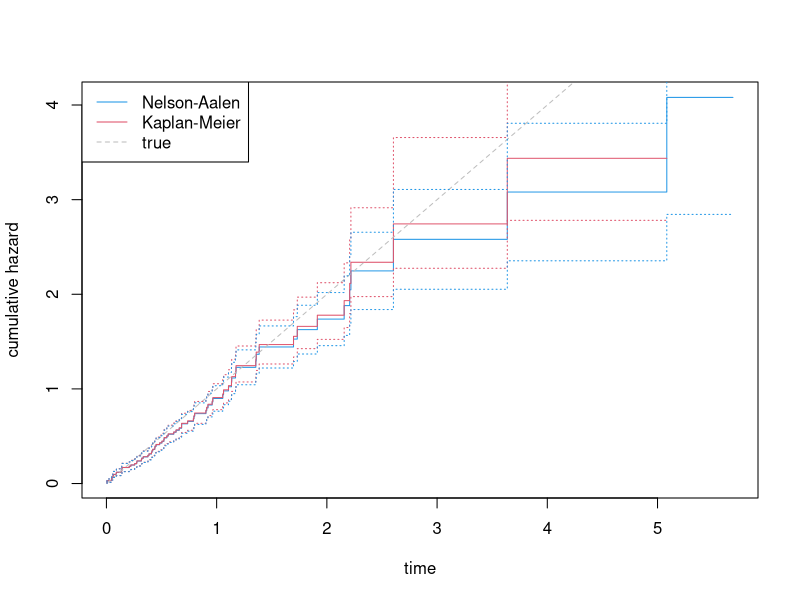
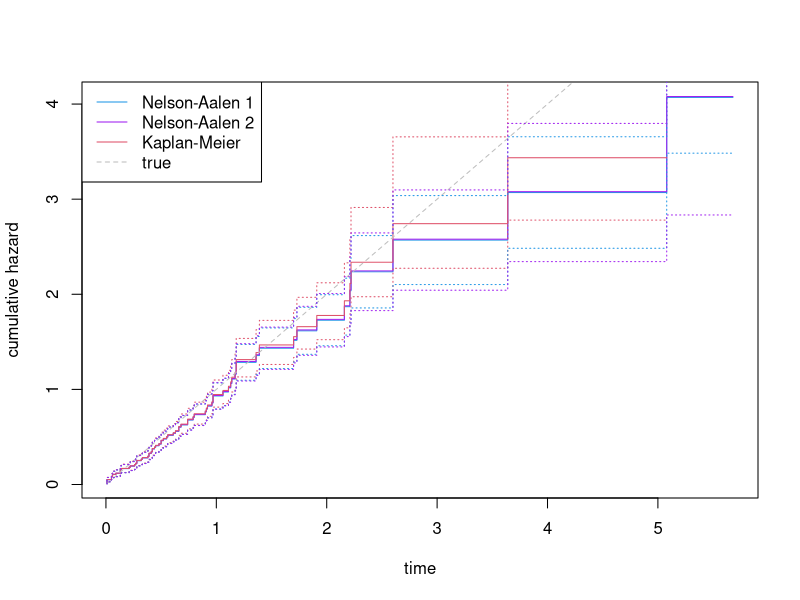
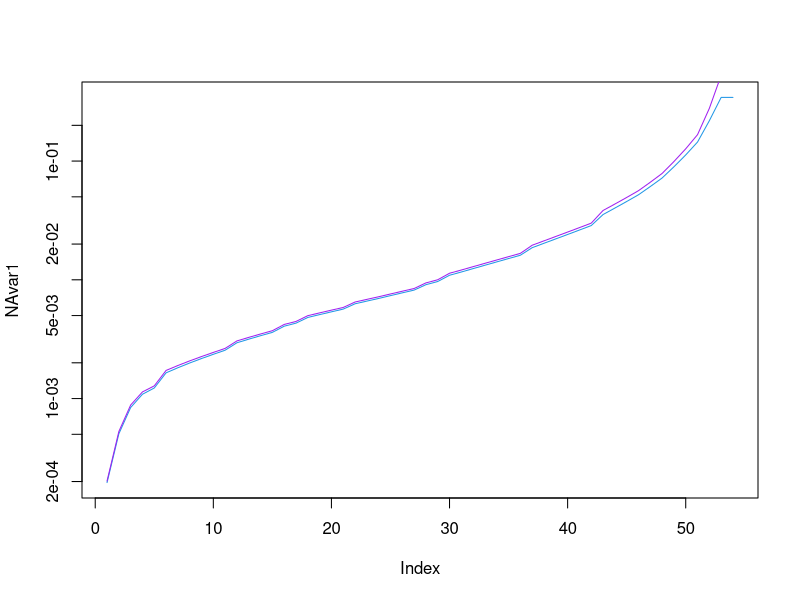
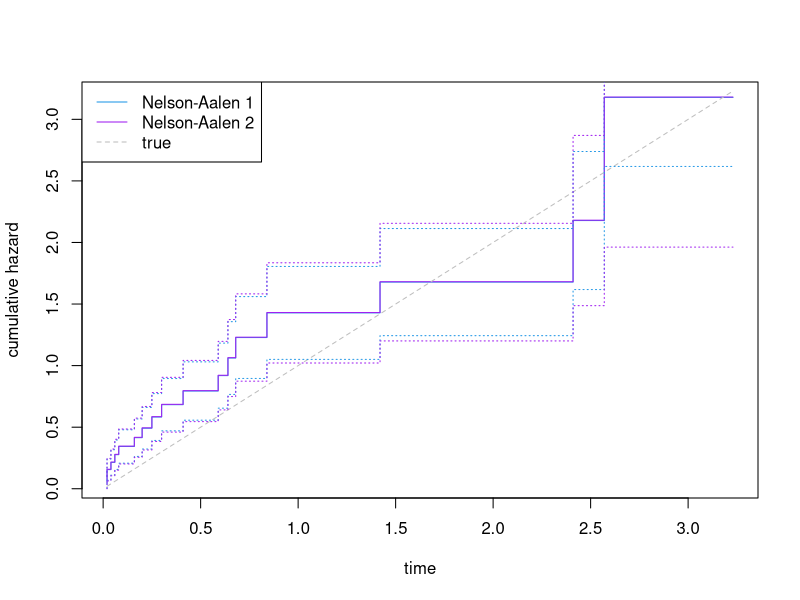
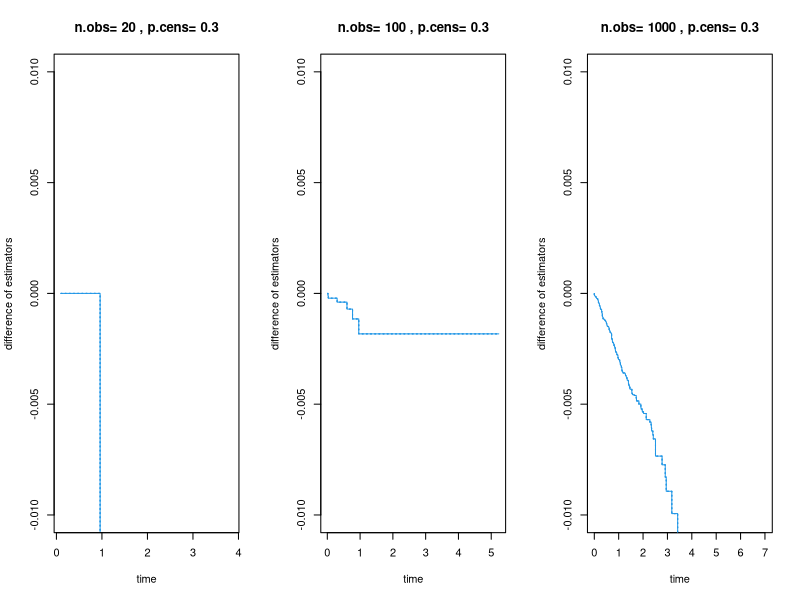
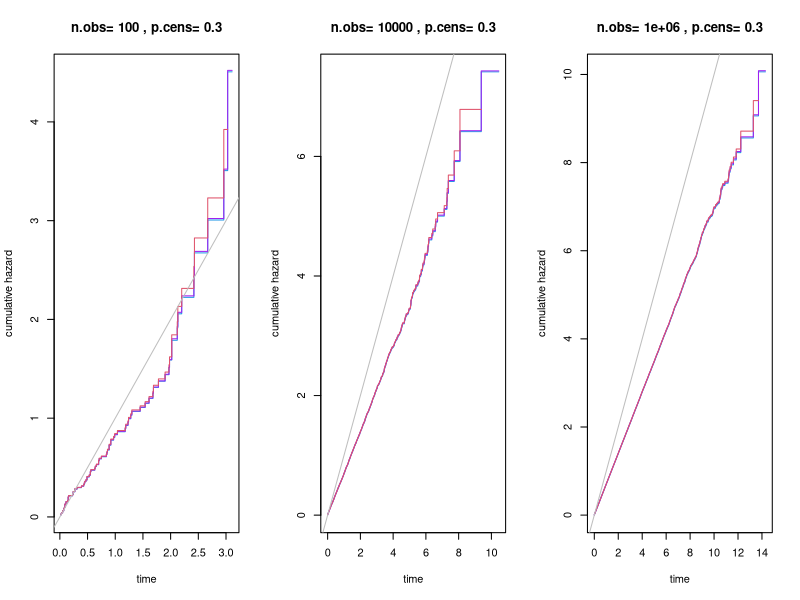
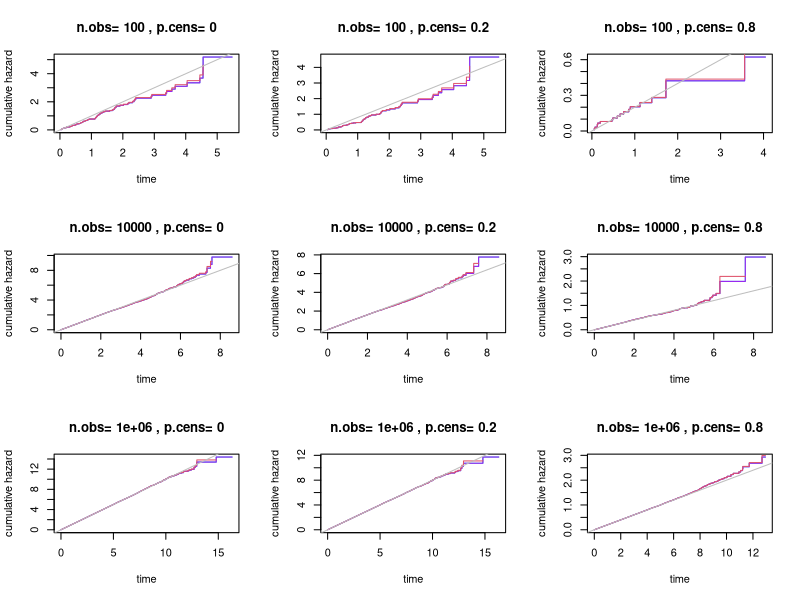
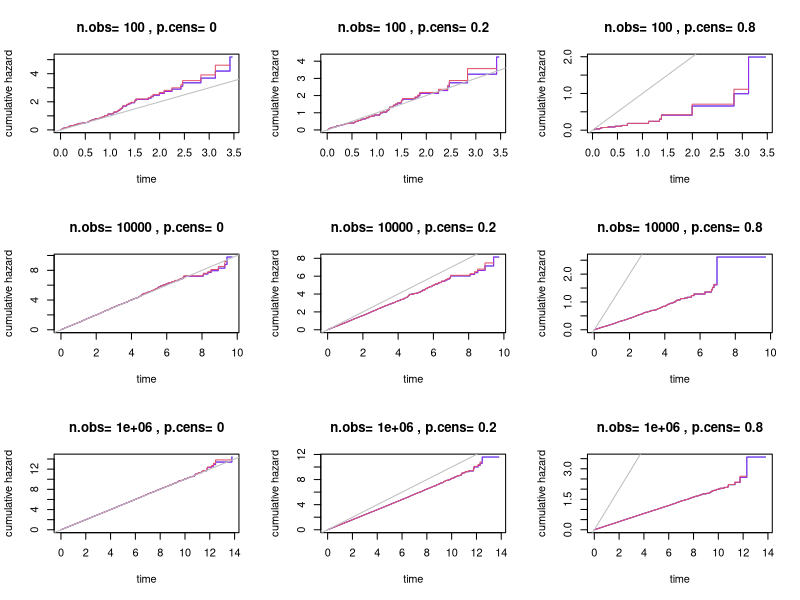

These charts were generated, in order, by the following R code:
## ---- chunk 1
knitr::opts_chunk$set(echo = TRUE)#

library(survival)
## ---- chunk 2
makedata <- function(nobs=100, lambda=1, digits=2) { #sample the uncensored event times from exponential distn
  T <- rexp(nobs, lambda)
  T.rnd <- round(T, digits=digits)
  cbind(T, T.rnd)
}

censoring <- function(T, p=0.3){ # censor u.a.r.
  T.cens <- sample(length(T), floor(length(T)*p))
  delta <- rep(1, length(T))
  delta[T.cens] <- 0
  delta
}
## ---- chunk 3
y <- makedata()
delta <- censoring(y[,1])
ysurv <- Surv(y[,1], delta)
yfit <- summary(survfit(ysurv~1))

NAest <- cumsum(yfit$n.event/yfit$n.risk) # Nelson-Aalen estimator
NAvar <- cumsum(yfit$n.event/yfit$n.risk^2) # Nelson-Aalen variance estimator
## ---- chunk 4
plot(yfit$time, NAest, col=4, type='S', xlab="time", ylab="cumulative hazard") # Nelson-Aalen estimator
points(yfit$time, -log(yfit$surv), type='S', col=2) # Kaplan-Meier (default in survfit)
points(yfit$time, yfit$time, type='l', col='grey', lty=2) # true hazard function (for lambda=1)
legend("topleft", c("Nelson-Aalen", "Kaplan-Meier", "true"), lty=c(1,1,2), col=c(4,2,'grey'))

## CI for survfit line
points(yfit$time, -log(yfit$surv + yfit$std.err), type='S', col=2, lty=3)
points(yfit$time, -log(yfit$surv - yfit$std.err), type='S', col=2, lty=3)

## CI for N-A line
points(yfit$time, NAest + NAvar^(1/2), type='S', col=4, lty=3)
points(yfit$time, NAest - NAvar^(1/2), type='S', col=4, lty=3)
## ---- chunk 5
length(unique(y[,2]))/length(y[,2]) # proportion of event/censoring times not tied
ysurv <- Surv(y[,2], delta)
yfit <- summary(survfit(ysurv~1))

NAest1 <- cumsum(yfit$n.event/yfit$n.risk) # Nelson-Aalen estimator with approach 1
NAvar1 <- cumsum((yfit$n.risk-yfit$n.event)*yfit$n.event/yfit$n.risk^3) # Nelson-Aalen variance estimator with approach 1

NAestim2 <- function(surv) {
  terms <- numeric(length(surv$time))
  for (i in 1:length(surv$time)) {
    if (surv$n.event[i] == 1) {terms[i] <- 1/surv$n.risk[i]}
    else {
      d <- surv$n.event[i]
      terms[i] <- sum(1/(surv$n.risk[i]-0:(d-1)))
    }
  }
  cumsum(terms)
}
NAest2 <- NAestim2(yfit) # Nelson-Aalen estimator with approach 2

NAvaria2 <- function(surv) {
  terms <- numeric(length(surv$time))
  for (i in 1:length(surv$time)) {
    d <- surv$n.event[i]
    terms[i] <- sum(1/(surv$n.risk[i]-0:(d-1))^2)
  }
  cumsum(terms)
}
NAvar2 <- NAvaria2(yfit)
## ---- chunk 6
plot(yfit$time, NAest1, type='S', xlab="time", ylab="cumulative hazard", col=4) # Nelson-Aalen estimator approach 1
points(yfit$time, NAest2, type='S', xlab="time", ylab="cumulative hazard", col='purple') # Nelson-Aalen estimator approach 2
points(yfit$time, -log(yfit$surv), type='S', col=2) # Kaplan-Meier (default in survfit)
points(yfit$time, yfit$time, type='l', col='grey', lty=2) # true hazard function (for lambda=1)
legend("topleft", c("Nelson-Aalen 1", "Nelson-Aalen 2", "Kaplan-Meier", "true"), lty=c(1,1,1,2), col=c(4,'purple' ,2,'grey'))
 
## CI for survfit line
points(yfit$time, -log(yfit$surv + yfit$std.err), type='S', col=2, lty=3)
points(yfit$time, -log(yfit$surv - yfit$std.err), type='S', col=2, lty=3)

## CI for NA1 line
points(yfit$time, NAest1 + NAvar1^(1/2), type='S', lty=3, col=4)
points(yfit$time, NAest1 - NAvar1^(1/2), type='S', lty=3, col=4)

## CI for NA2 line
points(yfit$time, NAest1 + NAvar2^(1/2), type='S', lty=3, col='purple')
points(yfit$time, NAest1 - NAvar2^(1/2), type='S', lty=3, col='purple')
## ---- chunk 7
plot(NAvar1, type='l', col=4, log='y')
lines(NAvar2, col='purple')
## ---- chunk 8
Nobs <- 20
p.cens <- 0.1

y <- makedata(nobs=Nobs)
delta <- censoring(y[,1], p.cens)
ysurv <- Surv(y[,2], delta)
yfit <- summary(survfit(ysurv~1))

NAest1 <- cumsum(yfit$n.event/yfit$n.risk) # Nelson-Aalen estimator with approach 1
NAvar1 <- cumsum((yfit$n.risk-yfit$n.event)*yfit$n.event/yfit$n.risk^3) # Nelson-Aalen variance estimator with approach 1
NAest2 <- NAestim2(yfit) # Nelson-Aalen estimator with approach 2
NAvar2 <- NAvaria2(yfit)

plot(yfit$time, NAest1, type='S', xlab="time", ylab="cumulative hazard", col=4) # Nelson-Aalen estimator approach 1
points(yfit$time, NAest2, type='S', xlab="time", ylab="cumulative hazard", col='purple') # Nelson-Aalen estimator approach 2
points(yfit$time, yfit$time, type='l', col='grey', lty=2) # true hazard function (for lambda=1)
legend("topleft", c("Nelson-Aalen 1", "Nelson-Aalen 2", "true"), lty=c(1,1,2), col=c(4,'purple' ,'grey'))
## CI for NA1 line
points(yfit$time, NAest1 + NAvar1^(1/2), type='S', lty=3, col=4)
points(yfit$time, NAest1 - NAvar1^(1/2), type='S', lty=3, col=4)
## CI for NA2 line
points(yfit$time, NAest1 + NAvar2^(1/2), type='S', lty=3, col='purple')
points(yfit$time, NAest1 - NAvar2^(1/2), type='S', lty=3, col='purple')
## ---- chunk 9
par(mfrow=c(1,3))
p.cens <- 0.3
y <- makedata(nobs=1000)
delta <- censoring(y[,1], p.cens)
for (nobs in c(20,100,1000)) {
  yy <- y[1:nobs,2]
  ddelta <- delta[1:nobs]
  ysurv <- Surv(yy, ddelta)
  yfit <- summary(survfit(ysurv~1))
  NAest1 <- cumsum(yfit$n.event/yfit$n.risk) # approach 1
  NAvar1 <- cumsum((yfit$n.risk-yfit$n.event)*yfit$n.event/yfit$n.risk^3) # variance approach 1
  NAest2 <- NAestim2(yfit) # approach 2
  NAvar2 <- NAvaria2(yfit) # variance approach 2
  plot(yfit$time, NAest1-NAest2, type='S', col=4, xlab='time', ylab='difference of estimators', main=paste('n.obs=', nobs, ', p.cens=',p.cens), ylim=1e-2*c(-1,1))
  lines(yfit$time, NAest1 + NAvar2^(1/2) - NAest2 - NAvar2^(1/2), type='S', lty=3, col=4)
  lines(yfit$time, NAest1 - NAvar2^(1/2) - NAest2 + NAvar2^(1/2), type='S', lty=3, col=4)
}
## ---- chunk 10
par(mfrow=c(1,3))
lambda <- 1
p.cens <- 0.3

y <- makedata(nobs=1e6, lambda=lambda)
delta <- censoring(y[,1], p.cens)
for (nobs in c(1e2,1e4,1e6)) {
  #for (p.cens in c(0,0.2,0.8)) {
    yy <- y[1:nobs,2]
    ddelta <- delta[1:nobs]
    ysurv <- Surv(yy, ddelta)
    yfit <- summary(survfit(ysurv~1))
    NAest1 <- cumsum(yfit$n.event/yfit$n.risk) # approach 1
    NAvar1 <- cumsum((yfit$n.risk-yfit$n.event)*yfit$n.event/yfit$n.risk^3) # variance approach 1
    NAest2 <- NAestim2(yfit) # approach 2
    NAvar2 <- NAvaria2(yfit) # variance approach 2
    plot(yfit$time, NAest1, type='S', col=4, xlab='time', ylab='cumulative hazard', main=paste('n.obs=', nobs, ', p.cens=',p.cens))
    lines(yfit$time, NAest2, type='S', col='purple')
    lines(yfit$time, -log(yfit$surv), type='S', col=2)
    abline(0,lambda, col='grey')
  #}
}
## ---- chunk 11
par(mfrow=c(3,3))
lambda <- 1
y <- makedata(nobs=1e6, lambda=lambda, digits=5)
length(unique(y[,2]))/length(y[,2])

for (nobs in c(1e2,1e4,1e6)) {
  for (p.cens in c(0,0.2,0.8)) {
    delta <- censoring(y[,1], p.cens)
    yy <- y[1:nobs,2]
    ddelta <- delta[1:nobs]
    ysurv <- Surv(yy, ddelta)
    yfit <- summary(survfit(ysurv~1))
    NAest1 <- cumsum(yfit$n.event/yfit$n.risk) # approach 1
    NAvar1 <- cumsum((yfit$n.risk-yfit$n.event)*yfit$n.event/yfit$n.risk^3) # variance approach 1
    NAest2 <- NAestim2(yfit) # approach 2
    NAvar2 <- NAvaria2(yfit) # variance approach 2
    plot(yfit$time, NAest1, type='S', col=4, xlab='time', ylab='cumulative hazard', main=paste('n.obs=', nobs, ', p.cens=',p.cens))
    lines(yfit$time, NAest2, type='S', col='purple')
    lines(yfit$time, -log(yfit$surv), type='S', col=2)
    abline(0,lambda*(1-p.cens), col='grey')
  }
}
## ---- chunk 12
par(mfrow=c(3,3))
lambda <- 1
y <- makedata(nobs=1e6, lambda=lambda)

for (nobs in c(1e2,1e4,1e6)) {
  for (p.cens in c(0,0.2,0.8)) {
    delta <- censoring(y[,1], p.cens)
    yy <- y[1:nobs,1]
    ddelta <- delta[1:nobs]
    ysurv <- Surv(yy, ddelta)
    yfit <- summary(survfit(ysurv~1))
    NAest1 <- cumsum(yfit$n.event/yfit$n.risk) # approach 1
    NAvar1 <- cumsum((yfit$n.risk-yfit$n.event)*yfit$n.event/yfit$n.risk^3) # variance approach 1
    NAest2 <- NAestim2(yfit) # approach 2
    NAvar2 <- NAvaria2(yfit) # variance approach 2
    plot(yfit$time, NAest1, type='S', col=4, xlab='time', ylab='cumulative hazard', main=paste('n.obs=', nobs, ', p.cens=',p.cens))
    lines(yfit$time, NAest2, type='S', col='purple')
    lines(yfit$time, -log(yfit$surv), type='S', col=2)
    abline(0,lambda, col='grey')
  }
}
## ---- chunk 13
set.seed(123)
par(mfrow=c(1,1))
p.cens <- 0.3
y <- makedata(nobs=1e3, lambda=1, digits=2)
delta <- censoring(y[,1], 0.3)

y1 <- y[,1]
y2 <- y[,2]
ysurv1 <- Surv(y1, delta)
ysurv2 <- Surv(y2, delta)
yfit1 <- summary(survfit(ysurv1~1))
yfit2 <- summary(survfit(ysurv2~1))
NAest1 <- cumsum(yfit1$n.event/yfit1$n.risk) #no ties
NAest21 <- cumsum(yfit2$n.event/yfit2$n.risk) #tied approach 1
NAest22 <- NAestim2(yfit2) #tied approach 2

# plot(yfit1$time, NAest1, type='S', col=2, xlab='time', ylab='cumulative hazard', main="Nelson-Aalen and variants for tied and untied data")
# lines(yfit2$time, NAest21, type='S', col=4)
# lines(yfit2$time, NAest22, type='S', col='purple')
# abline(0, 1-p.cens, col='gray', lty=2)
# legend("topleft", c("no ties","approach 1", "approach 2", "true"), col=c(2,4,'purple','grey'), lty=c(1,1,1,2))

plot(yfit1$time, NAest1-yfit1$time*(1-p.cens), type='l', col=3, xlab='time', ylab='estimation error', main="Difference of Nelson-Aalen estimators from true cumulative hazard (rounded data)", ylim=c(-0.4,0.4))
lines(yfit2$time, NAest21-yfit2$time*(1-p.cens), type='l', col=4)
lines(yfit2$time, NAest22-yfit2$time*(1-p.cens), type='l', col='purple')
abline(h=0, col='grey', lty=2)
legend("topleft", c("no ties","approach 1", "approach 2"), col=c(3,4,'purple'), lty=1)
## ---- chunk 14
pnb <- 0.12
rnb <- 1
p.cens <- 0.3
set.seed(632)

y <- rnbinom(1e2,rnb,pnb)
delta <- censoring(y, p.cens)
ysurv <- Surv(y, delta)
yfit <- summary(survfit(ysurv~1))
NAest21 <- cumsum(yfit$n.event/yfit$n.risk)
NAest22 <- NAestim2(yfit)

plot(yfit$time, NAest21, type='S', col=4, xlab='time', ylab='cumulative hazard', main="Nelson-Aalen estimators (discrete data)")
lines(yfit$time, NAest22, type='S', col='purple')
x <- seq(0, max(y), 1)
trueline <- -pnbinom(x, rnb,pnb, lower.tail=FALSE, log=TRUE) #this is just a straight line
lines(x, trueline*(1-p.cens), col='grey', lty=2)
legend("topleft", c("approach 1", "approach 2","true"), col=c(4,'purple','grey'), lty=c(1,1,2))

# ## not quite right, as true line only subtracted at event times...
# plot(yfit$time, NAest21-yfit$time*(1-p.cens), type='S', col=4, xlab='time', ylab='estimation error', main="Difference of Nelson-Aalen estimators from true cumulative hazard (discrete data)")
# lines(yfit$time, NAest22-yfit$time*(1-p.cens), type='S', col='purple')
# abline(h=0, col='grey', lty=2)
# legend("topleft", c("approach 1", "approach 2"), col=c(4,'purple'), lty=c(1,1))
## ---- chunk 15
pnb <- 0.1
rnb <- 1
p.cens <- 0.3
set.seed(321)

y <- rgeom(1e3,pnb)
delta <- censoring(y, p.cens)
ysurv <- Surv(y, delta)
yfit <- summary(survfit(ysurv~1))
NAest21 <- cumsum(yfit$n.event/yfit$n.risk)
NAest22 <- NAestim2(yfit)

# plot(yfit$time, NAest21, type='S', col=4, xlab='time', ylab='cumulative hazard', main="Nelson-Aalen estimators (discrete data)")
# lines(yfit$time, NAest22, type='S', col='purple')
# x <- 0:max(y)
# #trueline <- -pgeom(x, pnb, lower.tail=FALSE, log=TRUE) #this is just a straight line
# #lines(x, trueline*(1-p.cens), col='grey', lty=2)
# lines(x, -x*log(1-pnb)*(1-p.cens), col='grey', lty=2)
# legend("topleft", c("approach 1", "approach 2","true"), col=c(4,'purple','grey'), lty=c(1,1,2))

plot(yfit$time, NAest21+yfit$time*log(1-pnb)*(1-p.cens), type='l', col=4, xlab='time', ylab='estimation error', main="Difference of Nelson-Aalen estimators from true cumulative hazard (discrete data)", ylim=c(-0.2,0.65))
lines(yfit$time, NAest22+yfit$time*log(1-pnb)*(1-p.cens), type='l', col='purple')
abline(h=0, col='grey', lty=2)
legend("topleft", c("approach 1", "approach 2"), col=c(4,'purple'), lty=c(1,1))
